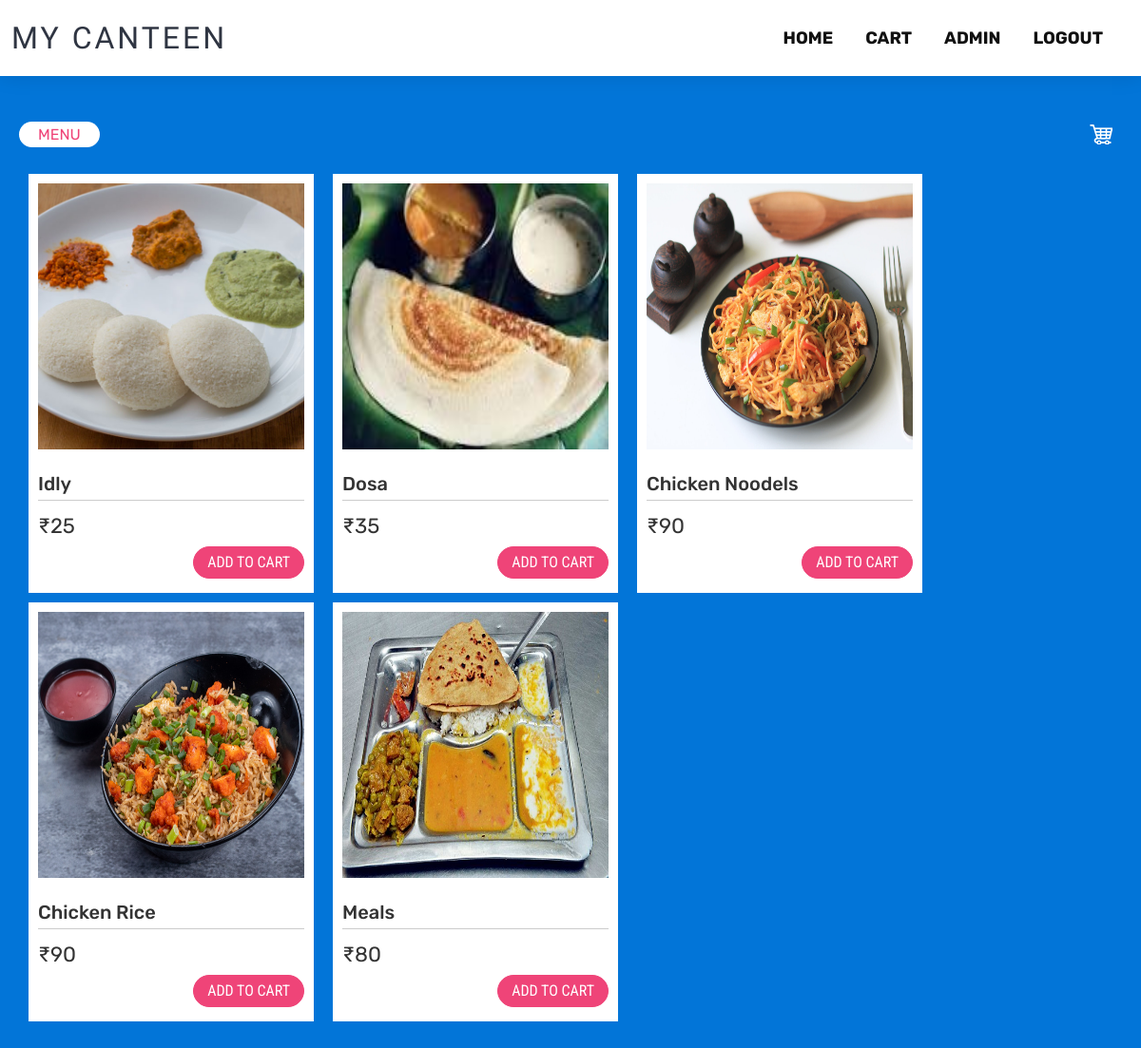
The app's page / (signed in) with its own data.
### orders/models.py (models this page shows, shortened)
class Food(models.Model):
    name = models.CharField(max_length = 100)
    price = models.IntegerField()
    image = models.ImageField(upload_to='images')

### orders/views.py (the view)
# urls.py: path('', HomeView.as_view(), name = "home"),
class HomeView(ListView):
    model = Food
    queryset = Food.objects.all().values("name", "price")
    context_object_name = "food"
    template_name = "addtocart.html"
    def get_context_data(self, **kwargs):
        context = super(HomeView, self).get_context_data(**kwargs)
        now = datetime.now()
        hour = now.hour
        if hour>=14:
            context = super().get_context_data(**kwargs)
            return context
        else:
            qs = Food.objects.all()
            context['food'] = qs
            return context

### templates/addtocart.html (shortened to what this page needs)
{% extends 'base.html'%} {% load static %} {% block content %}
<div class="row">
    <div class="col-sm-12">
        <div class="cart">
            <div class="wrapper">
                <h1>Menu</h1>
                {% if user.is_authenticated %}
                <a href="{% url 'order-summary' %}"> <span><i class="shopping-cart"></i></span></a>
                {% else %}
                <a href="{% url 'login' %}"> <span><i class="shopping-cart"></i></span></a>
                {% endif%}
                <div class="items">
                    {% for food in food %}
                    <div class="item">
                        {% if food.image.url %}
                        <img src="{{food.image.url}}" alt="" />
                        <br>
                        <h2>{{food.name}}{{now}}</h2>
                        <p>&#8377;{{food.price}}
                        </p>
                        {% if user.is_authenticated %}
                        <a href="{% url 'add-to-cart' food.pk %}"> <button class="add-to-cart" type="button">Add to cart</button>
                        </a>
                        {% else %}
                        <a href="{% url 'login' %}"> <button class="add-to-cart" type="button">Add to cart</button>
                        </a>
                        {% endif%} {% endif %}
                    </div>
                    {% endfor %}
                </div>
            </div>
        </div>
    </div>
</div>
{% endblock %}

### templates/base.html (shortened to what this page needs)
{% load static%}
<!DOCTYPE html>
<html lang="en">
<head>
    <link rel="stylesheet" href="{% static 'assets/bootstrap.min.css' %}" rel="stylesheet" type="text/css">
    <link rel="stylesheet" href="{% static 'custom.css' %}" rel="stylesheet" type="text/css">
</head>
<body class="body">
    <nav>
        <h2>MY Canteen</h2>
        <ul>
            <li><a href="{% url 'home' %}">Home</a></li>
            <li><a href="{% url 'order-summary' %}">Cart</a></li>
            {% if request.user.is_superuser %}
            <li><a href="{% url 'admin:index' %}">{{request.user}}</a></li>
            {% else %}
            <li><a href="#">{{request.user}}</a></li>
            {% endif %} {% if request.user.is_authenticated %}
            <li><a href="{% url 'logout' %}">Logout</a></li>
            {% else %}
            <li><a href="{% url 'login' %}">Login</a></li>
            <li><a href="{% url 'signup' %}">SignUP</a></li>
            {% endif %}
        </ul>
    </nav>
    {% block content %} {% endblock %}
</body>
</html>

### static/custom.css (style rules this page uses)
:root { --color-black: #000000; --color-white: #ffffff; --color-border: #ffffff34; --font-staat: 'Staatliches', cursive; --font-os: 'Oswald', sans-serif; --font-ram: 'Rambla', sans-serif; --primary-color: #4458dc; --border-color: #141313; --box-shadow: 0px 10px 30px rgba(57, 56, 61, 0.205); }
* { margin: 0; padding: 0; list-style: none; text-decoration: none; font-family: 'Rubik', sans-serif; box-sizing: border-box; overflow-x: hidden; }
body { background: #0275d8; }
nav { height: 80px; background: #fff; box-shadow: 0 1px 20px 0 rgba(0, 0, 0, .1); }
nav h2 { position: absolute; font-size: 32px; line-height: 80px; text-transform: uppercase; left: 12px; font-family: 'Piedra', cursive; color: #2f3542; letter-spacing: 3px; }
nav ul { float: right; margin-right: 25px; }
nav ul li { display: inline-block; line-height: 80px; margin: 0 15px; }
nav ul li a { position: relative; color: #111; font-size: 18px; text-transform: uppercase; padding: 5px 0; font-weight: bold; }
nav ul li a::before { position: absolute; content: ''; left: 0; bottom: 0; background: #000; height: 3px; width: 100%; transition: transform .5s; transform-origin: right; transform: scaleX(0); }
.cart { font: normal 13px/1.5; font-family: 'Roboto Condensed', sans-serif; color: #333; }
.cart .wrapper { margin: 20px auto; padding: 20px; }
.cart h1 { display: inline-block; background-color: #fff; color: #ef4478; font-size: 16px; font-weight: normal; text-transform: uppercase; padding: 4px 20px; float: left; border-radius: 50px; }
.cart .items { display: block; margin: 20px 0; }
.cart .item { background-color: #fff; float: left; margin: 0 10px 10px 10px; padding: 10px; width: 300px; }
.cart .item img { display: block; margin: auto; max-width: 280px; max-height: 280px; min-width: 280px; min-height: 280px; }
.cart h2 { font-size: 20px; display: block; border-bottom: 1px solid #ccc; margin: 0 0 10px 0; padding: 0 0 5px 0; }
.cart button { border: 1px solid #ef4478; padding: 4px 14px; background-color: #ef4478; color: #fff; text-transform: uppercase; float: right; margin: 5px 0; font-weight: 400; cursor: pointer; font-family: 'Roboto Condensed', sans-serif; border-radius: 50px; }
.cart span { float: right; }
.cart p { font-size: 22px; }
.cart .shopping-cart { display: inline-block; background: url(/static/images/cart.png) no-repeat 0 0; width: 24px; height: 24px; margin: 0 10px 0 0; }

### records on screen
Food: image (picture), name "Idly", price "25"
Food: image (picture), name "Dosa", price "35"
Food: image (picture), name "Chicken Noodels", price "90"
Food: image (picture), name "Chicken Rice", price "90"
Food: image (picture), name "Meals", price "80"

### other values on screen
{{ request.user }} "ADMIN"
